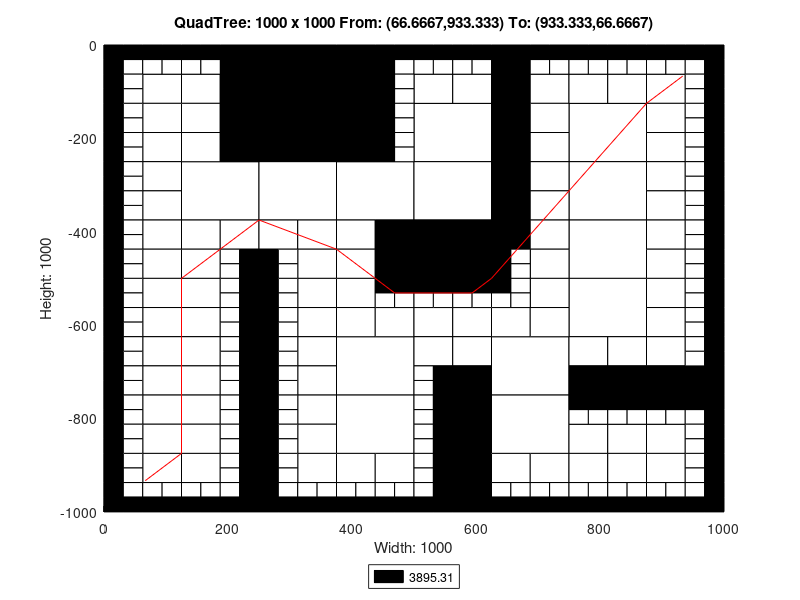

Recreate this plot in MATLAB.
axis([0 1000 -1000 0]);
title('QuadTree: 1000 x 1000 From: (66.6667,933.333) To: (933.333,66.6667)');
xlabel('Width: 1000');
ylabel('Height: 1000');
rectangle('Position',[250 -125 125 125], 'FaceColor',[0 0 0]);
rectangle('Position',[250 -250 125 125], 'FaceColor',[0 0 0]);
rectangle('Position',[125 -375 125 125], 'FaceColor',[1 1 1]);
rectangle('Position',[250 -375 125 125], 'FaceColor',[1 1 1]);
rectangle('Position',[375 -375 125 125], 'FaceColor',[1 1 1]);
rectangle('Position',[500 -250 125 125], 'FaceColor',[1 1 1]);
rectangle('Position',[750 -250 125 125], 'FaceColor',[1 1 1]);
rectangle('Position',[500 -375 125 125], 'FaceColor',[1 1 1]);
rectangle('Position',[500 -500 125 125], 'FaceColor',[0 0 0]);
rectangle('Position',[750 -375 125 125], 'FaceColor',[1 1 1]);
rectangle('Position',[750 -500 125 125], 'FaceColor',[1 1 1]);
rectangle('Position',[375 -750 125 125], 'FaceColor',[1 1 1]);
rectangle('Position',[375 -875 125 125], 'FaceColor',[1 1 1]);
rectangle('Position',[625 -750 125 125], 'FaceColor',[1 1 1]);
rectangle('Position',[750 -625 125 125], 'FaceColor',[1 1 1]);
rectangle('Position',[625 -875 125 125], 'FaceColor',[1 1 1]);
rectangle('Position',[62.5 -125 62.5 62.5], 'FaceColor',[1 1 1]);
rectangle('Position',[187.5 -62.5 62.5 62.5], 'FaceColor',[0 0 0]);
rectangle('Position',[125 -125 62.5 62.5], 'FaceColor',[1 1 1]);
rectangle('Position',[187.5 -125 62.5 62.5], 'FaceColor',[0 0 0]);
rectangle('Position',[62.5 -187.5 62.5 62.5], 'FaceColor',[1 1 1]);
rectangle('Position',[62.5 -250 62.5 62.5], 'FaceColor',[1 1 1]);
rectangle('Position',[125 -187.5 62.5 62.5], 'FaceColor',[1 1 1]);
rectangle('Position',[187.5 -187.5 62.5 62.5], 'FaceColor',[0 0 0]);
rectangle('Position',[125 -250 62.5 62.5], 'FaceColor',[1 1 1]);
rectangle('Position',[187.5 -250 62.5 62.5], 'FaceColor',[0 0 0]);
rectangle('Position',[375 -62.5 62.5 62.5], 'FaceColor',[0 0 0]);
rectangle('Position',[375 -125 62.5 62.5], 'FaceColor',[0 0 0]);
rectangle('Position',[375 -187.5 62.5 62.5], 'FaceColor',[0 0 0]);
rectangle('Position',[375 -250 62.5 62.5], 'FaceColor',[0 0 0]);
rectangle('Position',[62.5 -312.5 62.5 62.5], 'FaceColor',[1 1 1]);
rectangle('Position',[62.5 -375 62.5 62.5], 'FaceColor',[1 1 1]);
rectangle('Position',[62.5 -437.5 62.5 62.5], 'FaceColor',[1 1 1]);
rectangle('Position',[62.5 -500 62.5 62.5], 'FaceColor',[1 1 1]);
rectangle('Position',[125 -437.5 62.5 62.5], 'FaceColor',[1 1 1]);
rectangle('Position',[187.5 -437.5 62.5 62.5], 'FaceColor',[1 1 1]);
rectangle('Position',[125 -500 62.5 62.5], 'FaceColor',[1 1 1]);
rectangle('Position',[250 -437.5 62.5 62.5], 'FaceColor',[1 1 1]);
rectangle('Position',[312.5 -437.5 62.5 62.5], 'FaceColor',[1 1 1]);
rectangle('Position',[312.5 -500 62.5 62.5], 'FaceColor',[1 1 1]);
rectangle('Position',[375 -437.5 62.5 62.5], 'FaceColor',[1 1 1]);
rectangle('Position',[437.5 -437.5 62.5 62.5], 'FaceColor',[0 0 0]);
rectangle('Position',[375 -500 62.5 62.5], 'FaceColor',[1 1 1]);
rectangle('Position',[437.5 -500 62.5 62.5], 'FaceColor',[0 0 0]);
rectangle('Position',[500 -125 62.5 62.5], 'FaceColor',[1 1 1]);
rectangle('Position',[562.5 -125 62.5 62.5], 'FaceColor',[1 1 1]);
rectangle('Position',[625 -62.5 62.5 62.5], 'FaceColor',[0 0 0]);
rectangle('Position',[625 -125 62.5 62.5], 'FaceColor',[0 0 0]);
rectangle('Position',[687.5 -125 62.5 62.5], 'FaceColor',[1 1 1]);
rectangle('Position',[625 -187.5 62.5 62.5], 'FaceColor',[0 0 0]);
rectangle('Position',[687.5 -187.5 62.5 62.5], 'FaceColor',[1 1 1]);
rectangle('Position',[625 -250 62.5 62.5], 'FaceColor',[0 0 0]);
rectangle('Position',[687.5 -250 62.5 62.5], 'FaceColor',[1 1 1]);
rectangle('Position',[750 -125 62.5 62.5], 'FaceColor',[1 1 1]);
rectangle('Position',[812.5 -125 62.5 62.5], 'FaceColor',[1 1 1]);
rectangle('Position',[875 -125 62.5 62.5], 'FaceColor',[1 1 1]);
rectangle('Position',[875 -187.5 62.5 62.5], 'FaceColor',[1 1 1]);
rectangle('Position',[875 -250 62.5 62.5], 'FaceColor',[1 1 1]);
rectangle('Position',[625 -312.5 62.5 62.5], 'FaceColor',[0 0 0]);
rectangle('Position',[687.5 -312.5 62.5 62.5], 'FaceColor',[1 1 1]);
rectangle('Position',[625 -375 62.5 62.5], 'FaceColor',[0 0 0]);
rectangle('Position',[687.5 -375 62.5 62.5], 'FaceColor',[1 1 1]);
rectangle('Position',[625 -437.5 62.5 62.5], 'FaceColor',[0 0 0]);
rectangle('Position',[687.5 -437.5 62.5 62.5], 'FaceColor',[1 1 1]);
rectangle('Position',[687.5 -500 62.5 62.5], 'FaceColor',[1 1 1]);
rectangle('Position',[875 -312.5 62.5 62.5], 'FaceColor',[1 1 1]);
rectangle('Position',[875 -375 62.5 62.5], 'FaceColor',[1 1 1]);
rectangle('Position',[875 -437.5 62.5 62.5], 'FaceColor',[1 1 1]);
rectangle('Position',[875 -500 62.5 62.5], 'FaceColor',[1 1 1]);
rectangle('Position',[62.5 -562.5 62.5 62.5], 'FaceColor',[1 1 1]);
rectangle('Position',[62.5 -625 62.5 62.5], 'FaceColor',[1 1 1]);
rectangle('Position',[125 -562.5 62.5 62.5], 'FaceColor',[1 1 1]);
rectangle('Position',[125 -625 62.5 62.5], 'FaceColor',[1 1 1]);
rectangle('Position',[62.5 -687.5 62.5 62.5], 'FaceColor',[1 1 1]);
rectangle('Position',[62.5 -750 62.5 62.5], 'FaceColor',[1 1 1]);
rectangle('Position',[125 -687.5 62.5 62.5], 'FaceColor',[1 1 1]);
rectangle('Position',[125 -750 62.5 62.5], 'FaceColor',[1 1 1]);
rectangle('Position',[312.5 -562.5 62.5 62.5], 'FaceColor',[1 1 1]);
rectangle('Position',[312.5 -625 62.5 62.5], 'FaceColor',[1 1 1]);
rectangle('Position',[375 -562.5 62.5 62.5], 'FaceColor',[1 1 1]);
rectangle('Position',[375 -625 62.5 62.5], 'FaceColor',[1 1 1]);
rectangle('Position',[437.5 -625 62.5 62.5], 'FaceColor',[1 1 1]);
rectangle('Position',[312.5 -687.5 62.5 62.5], 'FaceColor',[1 1 1]);
rectangle('Position',[312.5 -750 62.5 62.5], 'FaceColor',[1 1 1]);
rectangle('Position',[62.5 -812.5 62.5 62.5], 'FaceColor',[1 1 1]);
rectangle('Position',[62.5 -875 62.5 62.5], 'FaceColor',[1 1 1]);
rectangle('Position',[125 -812.5 62.5 62.5], 'FaceColor',[1 1 1]);
rectangle('Position',[125 -875 62.5 62.5], 'FaceColor',[1 1 1]);
rectangle('Position',[62.5 -937.5 62.5 62.5], 'FaceColor',[1 1 1]);
rectangle('Position',[125 -937.5 62.5 62.5], 'FaceColor',[1 1 1]);
rectangle('Position',[312.5 -812.5 62.5 62.5], 'FaceColor',[1 1 1]);
rectangle('Position',[312.5 -875 62.5 62.5], 'FaceColor',[1 1 1]);
rectangle('Position',[312.5 -937.5 62.5 62.5], 'FaceColor',[1 1 1]);
rectangle('Position',[375 -937.5 62.5 62.5], 'FaceColor',[1 1 1]);
rectangle('Position',[437.5 -937.5 62.5 62.5], 'FaceColor',[1 1 1]);
rectangle('Position',[500 -625 62.5 62.5], 'FaceColor',[1 1 1]);
rectangle('Position',[562.5 -625 62.5 62.5], 'FaceColor',[1 1 1]);
rectangle('Position',[687.5 -562.5 62.5 62.5], 'FaceColor',[1 1 1]);
rectangle('Position',[625 -625 62.5 62.5], 'FaceColor',[1 1 1]);
rectangle('Position',[687.5 -625 62.5 62.5], 'FaceColor',[1 1 1]);
rectangle('Position',[500 -687.5 62.5 62.5], 'FaceColor',[1 1 1]);
rectangle('Position',[562.5 -687.5 62.5 62.5], 'FaceColor',[1 1 1]);
rectangle('Position',[562.5 -750 62.5 62.5], 'FaceColor',[0 0 0]);
rectangle('Position',[875 -562.5 62.5 62.5], 'FaceColor',[1 1 1]);
rectangle('Position',[875 -625 62.5 62.5], 'FaceColor',[1 1 1]);
rectangle('Position',[750 -687.5 62.5 62.5], 'FaceColor',[1 1 1]);
rectangle('Position',[812.5 -687.5 62.5 62.5], 'FaceColor',[1 1 1]);
rectangle('Position',[750 -750 62.5 62.5], 'FaceColor',[0 0 0]);
rectangle('Position',[812.5 -750 62.5 62.5], 'FaceColor',[0 0 0]);
rectangle('Position',[875 -687.5 62.5 62.5], 'FaceColor',[1 1 1]);
rectangle('Position',[875 -750 62.5 62.5], 'FaceColor',[0 0 0]);
rectangle('Position',[937.5 -750 62.5 62.5], 'FaceColor',[0 0 0]);
rectangle('Position',[562.5 -812.5 62.5 62.5], 'FaceColor',[0 0 0]);
rectangle('Position',[562.5 -875 62.5 62.5], 'FaceColor',[0 0 0]);
rectangle('Position',[562.5 -937.5 62.5 62.5], 'FaceColor',[0 0 0]);
rectangle('Position',[562.5 -1000 62.5 62.5], 'FaceColor',[0 0 0]);
rectangle('Position',[625 -937.5 62.5 62.5], 'FaceColor',[1 1 1]);
rectangle('Position',[687.5 -937.5 62.5 62.5], 'FaceColor',[1 1 1]);
rectangle('Position',[750 -875 62.5 62.5], 'FaceColor',[1 1 1]);
rectangle('Position',[812.5 -875 62.5 62.5], 'FaceColor',[1 1 1]);
rectangle('Position',[875 -875 62.5 62.5], 'FaceColor',[1 1 1]);
rectangle('Position',[750 -937.5 62.5 62.5], 'FaceColor',[1 1 1]);
rectangle('Position',[812.5 -937.5 62.5 62.5], 'FaceColor',[1 1 1]);
rectangle('Position',[875 -937.5 62.5 62.5], 'FaceColor',[1 1 1]);
rectangle('Position',[0 -31.25 31.25 31.25], 'FaceColor',[0 0 0]);
rectangle('Position',[31.25 -31.25 31.25 31.25], 'FaceColor',[0 0 0]);
rectangle('Position',[0 -62.5 31.25 31.25], 'FaceColor',[0 0 0]);
rectangle('Position',[31.25 -62.5 31.25 31.25], 'FaceColor',[1 1 1]);
rectangle('Position',[62.5 -31.25 31.25 31.25], 'FaceColor',[0 0 0]);
rectangle('Position',[93.75 -31.25 31.25 31.25], 'FaceColor',[0 0 0]);
rectangle('Position',[62.5 -62.5 31.25 31.25], 'FaceColor',[1 1 1]);
rectangle('Position',[93.75 -62.5 31.25 31.25], 'FaceColor',[1 1 1]);
rectangle('Position',[0 -93.75 31.25 31.25], 'FaceColor',[0 0 0]);
rectangle('Position',[31.25 -93.75 31.25 31.25], 'FaceColor',[1 1 1]);
rectangle('Position',[0 -125 31.25 31.25], 'FaceColor',[0 0 0]);
rectangle('Position',[31.25 -125 31.25 31.25], 'FaceColor',[1 1 1]);
rectangle('Position',[125 -31.25 31.25 31.25], 'FaceColor',[0 0 0]);
rectangle('Position',[156.25 -31.25 31.25 31.25], 'FaceColor',[0 0 0]);
rectangle('Position',[125 -62.5 31.25 31.25], 'FaceColor',[1 1 1]);
rectangle('Position',[156.25 -62.5 31.25 31.25], 'FaceColor',[1 1 1]);
rectangle('Position',[0 -156.25 31.25 31.25], 'FaceColor',[0 0 0]);
rectangle('Position',[31.25 -156.25 31.25 31.25], 'FaceColor',[1 1 1]);
rectangle('Position',[0 -187.5 31.25 31.25], 'FaceColor',[0 0 0]);
rectangle('Position',[31.25 -187.5 31.25 31.25], 'FaceColor',[1 1 1]);
rectangle('Position',[0 -218.75 31.25 31.25], 'FaceColor',[0 0 0]);
rectangle('Position',[31.25 -218.75 31.25 31.25], 'FaceColor',[1 1 1]);
rectangle('Position',[0 -250 31.25 31.25], 'FaceColor',[0 0 0]);
rectangle('Position',[31.25 -250 31.25 31.25], 'FaceColor',[1 1 1]);
rectangle('Position',[437.5 -31.25 31.25 31.25], 'FaceColor',[0 0 0]);
rectangle('Position',[468.75 -31.25 31.25 31.25], 'FaceColor',[0 0 0]);
rectangle('Position',[437.5 -62.5 31.25 31.25], 'FaceColor',[0 0 0]);
rectangle('Position',[468.75 -62.5 31.25 31.25], 'FaceColor',[1 1 1]);
rectangle('Position',[437.5 -93.75 31.25 31.25], 'FaceColor',[0 0 0]);
rectangle('Position',[468.75 -93.75 31.25 31.25], 'FaceColor',[1 1 1]);
rectangle('Position',[437.5 -125 31.25 31.25], 'FaceColor',[0 0 0]);
rectangle('Position',[468.75 -125 31.25 31.25], 'FaceColor',[1 1 1]);
rectangle('Position',[437.5 -156.25 31.25 31.25], 'FaceColor',[0 0 0]);
rectangle('Position',[468.75 -156.25 31.25 31.25], 'FaceColor',[1 1 1]);
rectangle('Position',[437.5 -187.5 31.25 31.25], 'FaceColor',[0 0 0]);
rectangle('Position',[468.75 -187.5 31.25 31.25], 'FaceColor',[1 1 1]);
rectangle('Position',[437.5 -218.75 31.25 31.25], 'FaceColor',[0 0 0]);
rectangle('Position',[468.75 -218.75 31.25 31.25], 'FaceColor',[1 1 1]);
rectangle('Position',[437.5 -250 31.25 31.25], 'FaceColor',[0 0 0]);
rectangle('Position',[468.75 -250 31.25 31.25], 'FaceColor',[1 1 1]);
rectangle('Position',[0 -281.25 31.25 31.25], 'FaceColor',[0 0 0]);
rectangle('Position',[31.25 -281.25 31.25 31.25], 'FaceColor',[1 1 1]);
rectangle('Position',[0 -312.5 31.25 31.25], 'FaceColor',[0 0 0]);
rectangle('Position',[31.25 -312.5 31.25 31.25], 'FaceColor',[1 1 1]);
rectangle('Position',[0 -343.75 31.25 31.25], 'FaceColor',[0 0 0]);
rectangle('Position',[31.25 -343.75 31.25 31.25], 'FaceColor',[1 1 1]);
rectangle('Position',[0 -375 31.25 31.25], 'FaceColor',[0 0 0]);
rectangle('Position',[31.25 -375 31.25 31.25], 'FaceColor',[1 1 1]);
rectangle('Position',[0 -406.25 31.25 31.25], 'FaceColor',[0 0 0]);
rectangle('Position',[31.25 -406.25 31.25 31.25], 'FaceColor',[1 1 1]);
rectangle('Position',[0 -437.5 31.25 31.25], 'FaceColor',[0 0 0]);
rectangle('Position',[31.25 -437.5 31.25 31.25], 'FaceColor',[1 1 1]);
rectangle('Position',[0 -468.75 31.25 31.25], 'FaceColor',[0 0 0]);
rectangle('Position',[31.25 -468.75 31.25 31.25], 'FaceColor',[1 1 1]);
rectangle('Position',[0 -500 31.25 31.25], 'FaceColor',[0 0 0]);
rectangle('Position',[31.25 -500 31.25 31.25], 'FaceColor',[1 1 1]);
rectangle('Position',[187.5 -468.75 31.25 31.25], 'FaceColor',[1 1 1]);
rectangle('Position',[218.75 -468.75 31.25 31.25], 'FaceColor',[0 0 0]);
rectangle('Position',[187.5 -500 31.25 31.25], 'FaceColor',[1 1 1]);
rectangle('Position',[218.75 -500 31.25 31.25], 'FaceColor',[0 0 0]);
rectangle('Position',[250 -468.75 31.25 31.25], 'FaceColor',[0 0 0]);
rectangle('Position',[281.25 -468.75 31.25 31.25], 'FaceColor',[1 1 1]);
rectangle('Position',[250 -500 31.25 31.25], 'FaceColor',[0 0 0]);
rectangle('Position',[281.25 -500 31.25 31.25], 'FaceColor',[1 1 1]);
rectangle('Position',[500 -31.25 31.25 31.25], 'FaceColor',[0 0 0]);
rectangle('Position',[531.25 -31.25 31.25 31.25], 'FaceColor',[0 0 0]);
rectangle('Position',[500 -62.5 31.25 31.25], 'FaceColor',[1 1 1]);
rectangle('Position',[531.25 -62.5 31.25 31.25], 'FaceColor',[1 1 1]);
rectangle('Position',[562.5 -31.25 31.25 31.25], 'FaceColor',[0 0 0]);
rectangle('Position',[593.75 -31.25 31.25 31.25], 'FaceColor',[0 0 0]);
rectangle('Position',[562.5 -62.5 31.25 31.25], 'FaceColor',[1 1 1]);
rectangle('Position',[593.75 -62.5 31.25 31.25], 'FaceColor',[1 1 1]);
rectangle('Position',[687.5 -31.25 31.25 31.25], 'FaceColor',[0 0 0]);
rectangle('Position',[718.75 -31.25 31.25 31.25], 'FaceColor',[0 0 0]);
rectangle('Position',[687.5 -62.5 31.25 31.25], 'FaceColor',[1 1 1]);
rectangle('Position',[718.75 -62.5 31.25 31.25], 'FaceColor',[1 1 1]);
rectangle('Position',[750 -31.25 31.25 31.25], 'FaceColor',[0 0 0]);
rectangle('Position',[781.25 -31.25 31.25 31.25], 'FaceColor',[0 0 0]);
rectangle('Position',[750 -62.5 31.25 31.25], 'FaceColor',[1 1 1]);
rectangle('Position',[781.25 -62.5 31.25 31.25], 'FaceColor',[1 1 1]);
rectangle('Position',[812.5 -31.25 31.25 31.25], 'FaceColor',[0 0 0]);
rectangle('Position',[843.75 -31.25 31.25 31.25], 'FaceColor',[0 0 0]);
rectangle('Position',[812.5 -62.5 31.25 31.25], 'FaceColor',[1 1 1]);
rectangle('Position',[843.75 -62.5 31.25 31.25], 'FaceColor',[1 1 1]);
rectangle('Position',[875 -31.25 31.25 31.25], 'FaceColor',[0 0 0]);
rectangle('Position',[906.25 -31.25 31.25 31.25], 'FaceColor',[0 0 0]);
rectangle('Position',[875 -62.5 31.25 31.25], 'FaceColor',[1 1 1]);
rectangle('Position',[906.25 -62.5 31.25 31.25], 'FaceColor',[1 1 1]);
rectangle('Position',[937.5 -31.25 31.25 31.25], 'FaceColor',[0 0 0]);
rectangle('Position',[968.75 -31.25 31.25 31.25], 'FaceColor',[0 0 0]);
rectangle('Position',[937.5 -62.5 31.25 31.25], 'FaceColor',[1 1 1]);
rectangle('Position',[968.75 -62.5 31.25 31.25], 'FaceColor',[0 0 0]);
rectangle('Position',[937.5 -93.75 31.25 31.25], 'FaceColor',[1 1 1]);
rectangle('Position',[968.75 -93.75 31.25 31.25], 'FaceColor',[0 0 0]);
rectangle('Position',[937.5 -125 31.25 31.25], 'FaceColor',[1 1 1]);
rectangle('Position',[968.75 -125 31.25 31.25], 'FaceColor',[0 0 0]);
rectangle('Position',[937.5 -156.25 31.25 31.25], 'FaceColor',[1 1 1]);
rectangle('Position',[968.75 -156.25 31.25 31.25], 'FaceColor',[0 0 0]);
rectangle('Position',[937.5 -187.5 31.25 31.25], 'FaceColor',[1 1 1]);
rectangle('Position',[968.75 -187.5 31.25 31.25], 'FaceColor',[0 0 0]);
rectangle('Position',[937.5 -218.75 31.25 31.25], 'FaceColor',[1 1 1]);
rectangle('Position',[968.75 -218.75 31.25 31.25], 'FaceColor',[0 0 0]);
rectangle('Position',[937.5 -250 31.25 31.25], 'FaceColor',[1 1 1]);
rectangle('Position',[968.75 -250 31.25 31.25], 'FaceColor',[0 0 0]);
rectangle('Position',[625 -468.75 31.25 31.25], 'FaceColor',[0 0 0]);
rectangle('Position',[656.25 -468.75 31.25 31.25], 'FaceColor',[1 1 1]);
rectangle('Position',[625 -500 31.25 31.25], 'FaceColor',[0 0 0]);
rectangle('Position',[656.25 -500 31.25 31.25], 'FaceColor',[1 1 1]);
rectangle('Position',[937.5 -281.25 31.25 31.25], 'FaceColor',[1 1 1]);
rectangle('Position',[968.75 -281.25 31.25 31.25], 'FaceColor',[0 0 0]);
rectangle('Position',[937.5 -312.5 31.25 31.25], 'FaceColor',[1 1 1]);
rectangle('Position',[968.75 -312.5 31.25 31.25], 'FaceColor',[0 0 0]);
rectangle('Position',[937.5 -343.75 31.25 31.25], 'FaceColor',[1 1 1]);
rectangle('Position',[968.75 -343.75 31.25 31.25], 'FaceColor',[0 0 0]);
rectangle('Position',[937.5 -375 31.25 31.25], 'FaceColor',[1 1 1]);
rectangle('Position',[968.75 -375 31.25 31.25], 'FaceColor',[0 0 0]);
rectangle('Position',[937.5 -406.25 31.25 31.25], 'FaceColor',[1 1 1]);
rectangle('Position',[968.75 -406.25 31.25 31.25], 'FaceColor',[0 0 0]);
rectangle('Position',[937.5 -437.5 31.25 31.25], 'FaceColor',[1 1 1]);
rectangle('Position',[968.75 -437.5 31.25 31.25], 'FaceColor',[0 0 0]);
rectangle('Position',[937.5 -468.75 31.25 31.25], 'FaceColor',[1 1 1]);
rectangle('Position',[968.75 -468.75 31.25 31.25], 'FaceColor',[0 0 0]);
rectangle('Position',[937.5 -500 31.25 31.25], 'FaceColor',[1 1 1]);
rectangle('Position',[968.75 -500 31.25 31.25], 'FaceColor',[0 0 0]);
rectangle('Position',[0 -531.25 31.25 31.25], 'FaceColor',[0 0 0]);
rectangle('Position',[31.25 -531.25 31.25 31.25], 'FaceColor',[1 1 1]);
rectangle('Position',[0 -562.5 31.25 31.25], 'FaceColor',[0 0 0]);
rectangle('Position',[31.25 -562.5 31.25 31.25], 'FaceColor',[1 1 1]);
rectangle('Position',[0 -593.75 31.25 31.25], 'FaceColor',[0 0 0]);
rectangle('Position',[31.25 -593.75 31.25 31.25], 'FaceColor',[1 1 1]);
rectangle('Position',[0 -625 31.25 31.25], 'FaceColor',[0 0 0]);
rectangle('Position',[31.25 -625 31.25 31.25], 'FaceColor',[1 1 1]);
rectangle('Position',[187.5 -531.25 31.25 31.25], 'FaceColor',[1 1 1]);
rectangle('Position',[218.75 -531.25 31.25 31.25], 'FaceColor',[0 0 0]);
rectangle('Position',[187.5 -562.5 31.25 31.25], 'FaceColor',[1 1 1]);
rectangle('Position',[218.75 -562.5 31.25 31.25], 'FaceColor',[0 0 0]);
rectangle('Position',[187.5 -593.75 31.25 31.25], 'FaceColor',[1 1 1]);
rectangle('Position',[218.75 -593.75 31.25 31.25], 'FaceColor',[0 0 0]);
rectangle('Position',[187.5 -625 31.25 31.25], 'FaceColor',[1 1 1]);
rectangle('Position',[218.75 -625 31.25 31.25], 'FaceColor',[0 0 0]);
rectangle('Position',[0 -656.25 31.25 31.25], 'FaceColor',[0 0 0]);
rectangle('Position',[31.25 -656.25 31.25 31.25], 'FaceColor',[1 1 1]);
rectangle('Position',[0 -687.5 31.25 31.25], 'FaceColor',[0 0 0]);
rectangle('Position',[31.25 -687.5 31.25 31.25], 'FaceColor',[1 1 1]);
rectangle('Position',[0 -718.75 31.25 31.25], 'FaceColor',[0 0 0]);
rectangle('Position',[31.25 -718.75 31.25 31.25], 'FaceColor',[1 1 1]);
rectangle('Position',[0 -750 31.25 31.25], 'FaceColor',[0 0 0]);
rectangle('Position',[31.25 -750 31.25 31.25], 'FaceColor',[1 1 1]);
rectangle('Position',[187.5 -656.25 31.25 31.25], 'FaceColor',[1 1 1]);
rectangle('Position',[218.75 -656.25 31.25 31.25], 'FaceColor',[0 0 0]);
rectangle('Position',[187.5 -687.5 31.25 31.25], 'FaceColor',[1 1 1]);
rectangle('Position',[218.75 -687.5 31.25 31.25], 'FaceColor',[0 0 0]);
rectangle('Position',[187.5 -718.75 31.25 31.25], 'FaceColor',[1 1 1]);
rectangle('Position',[218.75 -718.75 31.25 31.25], 'FaceColor',[0 0 0]);
rectangle('Position',[187.5 -750 31.25 31.25], 'FaceColor',[1 1 1]);
rectangle('Position',[218.75 -750 31.25 31.25], 'FaceColor',[0 0 0]);
rectangle('Position',[250 -531.25 31.25 31.25], 'FaceColor',[0 0 0]);
rectangle('Position',[281.25 -531.25 31.25 31.25], 'FaceColor',[1 1 1]);
rectangle('Position',[250 -562.5 31.25 31.25], 'FaceColor',[0 0 0]);
rectangle('Position',[281.25 -562.5 31.25 31.25], 'FaceColor',[1 1 1]);
rectangle('Position',[250 -593.75 31.25 31.25], 'FaceColor',[0 0 0]);
rectangle('Position',[281.25 -593.75 31.25 31.25], 'FaceColor',[1 1 1]);
rectangle('Position',[250 -625 31.25 31.25], 'FaceColor',[0 0 0]);
rectangle('Position',[281.25 -625 31.25 31.25], 'FaceColor',[1 1 1]);
rectangle('Position',[437.5 -531.25 31.25 31.25], 'FaceColor',[0 0 0]);
rectangle('Position',[468.75 -531.25 31.25 31.25], 'FaceColor',[0 0 0]);
rectangle('Position',[437.5 -562.5 31.25 31.25], 'FaceColor',[1 1 1]);
rectangle('Position',[468.75 -562.5 31.25 31.25], 'FaceColor',[1 1 1]);
rectangle('Position',[250 -656.25 31.25 31.25], 'FaceColor',[0 0 0]);
rectangle('Position',[281.25 -656.25 31.25 31.25], 'FaceColor',[1 1 1]);
rectangle('Position',[250 -687.5 31.25 31.25], 'FaceColor',[0 0 0]);
rectangle('Position',[281.25 -687.5 31.25 31.25], 'FaceColor',[1 1 1]);
rectangle('Position',[250 -718.75 31.25 31.25], 'FaceColor',[0 0 0]);
rectangle('Position',[281.25 -718.75 31.25 31.25], 'FaceColor',[1 1 1]);
rectangle('Position',[250 -750 31.25 31.25], 'FaceColor',[0 0 0]);
rectangle('Position',[281.25 -750 31.25 31.25], 'FaceColor',[1 1 1]);
rectangle('Position',[0 -781.25 31.25 31.25], 'FaceColor',[0 0 0]);
rectangle('Position',[31.25 -781.25 31.25 31.25], 'FaceColor',[1 1 1]);
rectangle('Position',[0 -812.5 31.25 31.25], 'FaceColor',[0 0 0]);
rectangle('Position',[31.25 -812.5 31.25 31.25], 'FaceColor',[1 1 1]);
rectangle('Position',[0 -843.75 31.25 31.25], 'FaceColor',[0 0 0]);
rectangle('Position',[31.25 -843.75 31.25 31.25], 'FaceColor',[1 1 1]);
rectangle('Position',[0 -875 31.25 31.25], 'FaceColor',[0 0 0]);
rectangle('Position',[31.25 -875 31.25 31.25], 'FaceColor',[1 1 1]);
rectangle('Position',[187.5 -781.25 31.25 31.25], 'FaceColor',[1 1 1]);
rectangle('Position',[218.75 -781.25 31.25 31.25], 'FaceColor',[0 0 0]);
rectangle('Position',[187.5 -812.5 31.25 31.25], 'FaceColor',[1 1 1]);
rectangle('Position',[218.75 -812.5 31.25 31.25], 'FaceColor',[0 0 0]);
rectangle('Position',[187.5 -843.75 31.25 31.25], 'FaceColor',[1 1 1]);
rectangle('Position',[218.75 -843.75 31.25 31.25], 'FaceColor',[0 0 0]);
rectangle('Position',[187.5 -875 31.25 31.25], 'FaceColor',[1 1 1]);
rectangle('Position',[218.75 -875 31.25 31.25], 'FaceColor',[0 0 0]);
rectangle('Position',[0 -906.25 31.25 31.25], 'FaceColor',[0 0 0]);
rectangle('Position',[31.25 -906.25 31.25 31.25], 'FaceColor',[1 1 1]);
rectangle('Position',[0 -937.5 31.25 31.25], 'FaceColor',[0 0 0]);
rectangle('Position',[31.25 -937.5 31.25 31.25], 'FaceColor',[1 1 1]);
rectangle('Position',[0 -968.75 31.25 31.25], 'FaceColor',[0 0 0]);
rectangle('Position',[31.25 -968.75 31.25 31.25], 'FaceColor',[1 1 1]);
rectangle('Position',[0 -1000 31.25 31.25], 'FaceColor',[0 0 0]);
rectangle('Position',[31.25 -1000 31.25 31.25], 'FaceColor',[0 0 0]);
rectangle('Position',[62.5 -968.75 31.25 31.25], 'FaceColor',[1 1 1]);
rectangle('Position',[93.75 -968.75 31.25 31.25], 'FaceColor',[1 1 1]);
rectangle('Position',[62.5 -1000 31.25 31.25], 'FaceColor',[0 0 0]);
rectangle('Position',[93.75 -1000 31.25 31.25], 'FaceColor',[0 0 0]);
rectangle('Position',[187.5 -906.25 31.25 31.25], 'FaceColor',[1 1 1]);
rectangle('Position',[218.75 -906.25 31.25 31.25], 'FaceColor',[0 0 0]);
rectangle('Position',[187.5 -937.5 31.25 31.25], 'FaceColor',[1 1 1]);
rectangle('Position',[218.75 -937.5 31.25 31.25], 'FaceColor',[0 0 0]);
rectangle('Position',[125 -968.75 31.25 31.25], 'FaceColor',[1 1 1]);
rectangle('Position',[156.25 -968.75 31.25 31.25], 'FaceColor',[1 1 1]);
rectangle('Position',[125 -1000 31.25 31.25], 'FaceColor',[0 0 0]);
rectangle('Position',[156.25 -1000 31.25 31.25], 'FaceColor',[0 0 0]);
rectangle('Position',[187.5 -968.75 31.25 31.25], 'FaceColor',[1 1 1]);
rectangle('Position',[218.75 -968.75 31.25 31.25], 'FaceColor',[0 0 0]);
rectangle('Position',[187.5 -1000 31.25 31.25], 'FaceColor',[0 0 0]);
rectangle('Position',[218.75 -1000 31.25 31.25], 'FaceColor',[0 0 0]);
rectangle('Position',[250 -781.25 31.25 31.25], 'FaceColor',[0 0 0]);
rectangle('Position',[281.25 -781.25 31.25 31.25], 'FaceColor',[1 1 1]);
rectangle('Position',[250 -812.5 31.25 31.25], 'FaceColor',[0 0 0]);
rectangle('Position',[281.25 -812.5 31.25 31.25], 'FaceColor',[1 1 1]);
rectangle('Position',[250 -843.75 31.25 31.25], 'FaceColor',[0 0 0]);
rectangle('Position',[281.25 -843.75 31.25 31.25], 'FaceColor',[1 1 1]);
rectangle('Position',[250 -875 31.25 31.25], 'FaceColor',[0 0 0]);
rectangle('Position',[281.25 -875 31.25 31.25], 'FaceColor',[1 1 1]);
rectangle('Position',[250 -906.25 31.25 31.25], 'FaceColor',[0 0 0]);
rectangle('Position',[281.25 -906.25 31.25 31.25], 'FaceColor',[1 1 1]);
rectangle('Position',[250 -937.5 31.25 31.25], 'FaceColor',[0 0 0]);
rectangle('Position',[281.25 -937.5 31.25 31.25], 'FaceColor',[1 1 1]);
rectangle('Position',[250 -968.75 31.25 31.25], 'FaceColor',[0 0 0]);
rectangle('Position',[281.25 -968.75 31.25 31.25], 'FaceColor',[1 1 1]);
rectangle('Position',[250 -1000 31.25 31.25], 'FaceColor',[0 0 0]);
rectangle('Position',[281.25 -1000 31.25 31.25], 'FaceColor',[0 0 0]);
rectangle('Position',[312.5 -968.75 31.25 31.25], 'FaceColor',[1 1 1]);
rectangle('Position',[343.75 -968.75 31.25 31.25], 'FaceColor',[1 1 1]);
rectangle('Position',[312.5 -1000 31.25 31.25], 'FaceColor',[0 0 0]);
rectangle('Position',[343.75 -1000 31.25 31.25], 'FaceColor',[0 0 0]);
rectangle('Position',[375 -968.75 31.25 31.25], 'FaceColor',[1 1 1]);
rectangle('Position',[406.25 -968.75 31.25 31.25], 'FaceColor',[1 1 1]);
rectangle('Position',[375 -1000 31.25 31.25], 'FaceColor',[0 0 0]);
rectangle('Position',[406.25 -1000 31.25 31.25], 'FaceColor',[0 0 0]);
rectangle('Position',[437.5 -968.75 31.25 31.25], 'FaceColor',[1 1 1]);
rectangle('Position',[468.75 -968.75 31.25 31.25], 'FaceColor',[1 1 1]);
rectangle('Position',[437.5 -1000 31.25 31.25], 'FaceColor',[0 0 0]);
rectangle('Position',[468.75 -1000 31.25 31.25], 'FaceColor',[0 0 0]);
rectangle('Position',[500 -531.25 31.25 31.25], 'FaceColor',[0 0 0]);
rectangle('Position',[531.25 -531.25 31.25 31.25], 'FaceColor',[0 0 0]);
rectangle('Position',[500 -562.5 31.25 31.25], 'FaceColor',[1 1 1]);
rectangle('Position',[531.25 -562.5 31.25 31.25], 'FaceColor',[1 1 1]);
rectangle('Position',[562.5 -531.25 31.25 31.25], 'FaceColor',[0 0 0]);
rectangle('Position',[593.75 -531.25 31.25 31.25], 'FaceColor',[0 0 0]);
rectangle('Position',[562.5 -562.5 31.25 31.25], 'FaceColor',[1 1 1]);
rectangle('Position',[593.75 -562.5 31.25 31.25], 'FaceColor',[1 1 1]);
rectangle('Position',[625 -531.25 31.25 31.25], 'FaceColor',[0 0 0]);
rectangle('Position',[656.25 -531.25 31.25 31.25], 'FaceColor',[1 1 1]);
rectangle('Position',[625 -562.5 31.25 31.25], 'FaceColor',[1 1 1]);
rectangle('Position',[656.25 -562.5 31.25 31.25], 'FaceColor',[1 1 1]);
rectangle('Position',[500 -718.75 31.25 31.25], 'FaceColor',[1 1 1]);
rectangle('Position',[531.25 -718.75 31.25 31.25], 'FaceColor',[0 0 0]);
rectangle('Position',[500 -750 31.25 31.25], 'FaceColor',[1 1 1]);
rectangle('Position',[531.25 -750 31.25 31.25], 'FaceColor',[0 0 0]);
rectangle('Position',[937.5 -531.25 31.25 31.25], 'FaceColor',[1 1 1]);
rectangle('Position',[968.75 -531.25 31.25 31.25], 'FaceColor',[0 0 0]);
rectangle('Position',[937.5 -562.5 31.25 31.25], 'FaceColor',[1 1 1]);
rectangle('Position',[968.75 -562.5 31.25 31.25], 'FaceColor',[0 0 0]);
rectangle('Position',[937.5 -593.75 31.25 31.25], 'FaceColor',[1 1 1]);
rectangle('Position',[968.75 -593.75 31.25 31.25], 'FaceColor',[0 0 0]);
rectangle('Position',[937.5 -625 31.25 31.25], 'FaceColor',[1 1 1]);
rectangle('Position',[968.75 -625 31.25 31.25], 'FaceColor',[0 0 0]);
rectangle('Position',[937.5 -656.25 31.25 31.25], 'FaceColor',[1 1 1]);
rectangle('Position',[968.75 -656.25 31.25 31.25], 'FaceColor',[0 0 0]);
rectangle('Position',[937.5 -687.5 31.25 31.25], 'FaceColor',[1 1 1]);
rectangle('Position',[968.75 -687.5 31.25 31.25], 'FaceColor',[0 0 0]);
rectangle('Position',[500 -781.25 31.25 31.25], 'FaceColor',[1 1 1]);
rectangle('Position',[531.25 -781.25 31.25 31.25], 'FaceColor',[0 0 0]);
rectangle('Position',[500 -812.5 31.25 31.25], 'FaceColor',[1 1 1]);
rectangle('Position',[531.25 -812.5 31.25 31.25], 'FaceColor',[0 0 0]);
rectangle('Position',[500 -843.75 31.25 31.25], 'FaceColor',[1 1 1]);
rectangle('Position',[531.25 -843.75 31.25 31.25], 'FaceColor',[0 0 0]);
rectangle('Position',[500 -875 31.25 31.25], 'FaceColor',[1 1 1]);
rectangle('Position',[531.25 -875 31.25 31.25], 'FaceColor',[0 0 0]);
rectangle('Position',[500 -906.25 31.25 31.25], 'FaceColor',[1 1 1]);
rectangle('Position',[531.25 -906.25 31.25 31.25], 'FaceColor',[0 0 0]);
rectangle('Position',[500 -937.5 31.25 31.25], 'FaceColor',[1 1 1]);
rectangle('Position',[531.25 -937.5 31.25 31.25], 'FaceColor',[0 0 0]);
rectangle('Position',[500 -968.75 31.25 31.25], 'FaceColor',[1 1 1]);
rectangle('Position',[531.25 -968.75 31.25 31.25], 'FaceColor',[0 0 0]);
rectangle('Position',[500 -1000 31.25 31.25], 'FaceColor',[0 0 0]);
rectangle('Position',[531.25 -1000 31.25 31.25], 'FaceColor',[0 0 0]);
rectangle('Position',[625 -968.75 31.25 31.25], 'FaceColor',[1 1 1]);
rectangle('Position',[656.25 -968.75 31.25 31.25], 'FaceColor',[1 1 1]);
rectangle('Position',[625 -1000 31.25 31.25], 'FaceColor',[0 0 0]);
rectangle('Position',[656.25 -1000 31.25 31.25], 'FaceColor',[0 0 0]);
rectangle('Position',[687.5 -968.75 31.25 31.25], 'FaceColor',[1 1 1]);
rectangle('Position',[718.75 -968.75 31.25 31.25], 'FaceColor',[1 1 1]);
rectangle('Position',[687.5 -1000 31.25 31.25], 'FaceColor',[0 0 0]);
rectangle('Position',[718.75 -1000 31.25 31.25], 'FaceColor',[0 0 0]);
rectangle('Position',[750 -781.25 31.25 31.25], 'FaceColor',[0 0 0]);
rectangle('Position',[781.25 -781.25 31.25 31.25], 'FaceColor',[0 0 0]);
rectangle('Position',[750 -812.5 31.25 31.25], 'FaceColor',[1 1 1]);
rectangle('Position',[781.25 -812.5 31.25 31.25], 'FaceColor',[1 1 1]);
rectangle('Position',[812.5 -781.25 31.25 31.25], 'FaceColor',[0 0 0]);
rectangle('Position',[843.75 -781.25 31.25 31.25], 'FaceColor',[0 0 0]);
rectangle('Position',[812.5 -812.5 31.25 31.25], 'FaceColor',[1 1 1]);
rectangle('Position',[843.75 -812.5 31.25 31.25], 'FaceColor',[1 1 1]);
rectangle('Position',[875 -781.25 31.25 31.25], 'FaceColor',[0 0 0]);
rectangle('Position',[906.25 -781.25 31.25 31.25], 'FaceColor',[0 0 0]);
rectangle('Position',[875 -812.5 31.25 31.25], 'FaceColor',[1 1 1]);
rectangle('Position',[906.25 -812.5 31.25 31.25], 'FaceColor',[1 1 1]);
rectangle('Position',[937.5 -781.25 31.25 31.25], 'FaceColor',[0 0 0]);
rectangle('Position',[968.75 -781.25 31.25 31.25], 'FaceColor',[0 0 0]);
rectangle('Position',[937.5 -812.5 31.25 31.25], 'FaceColor',[1 1 1]);
rectangle('Position',[968.75 -812.5 31.25 31.25], 'FaceColor',[0 0 0]);
rectangle('Position',[937.5 -843.75 31.25 31.25], 'FaceColor',[1 1 1]);
rectangle('Position',[968.75 -843.75 31.25 31.25], 'FaceColor',[0 0 0]);
rectangle('Position',[937.5 -875 31.25 31.25], 'FaceColor',[1 1 1]);
rectangle('Position',[968.75 -875 31.25 31.25], 'FaceColor',[0 0 0]);
rectangle('Position',[750 -968.75 31.25 31.25], 'FaceColor',[1 1 1]);
rectangle('Position',[781.25 -968.75 31.25 31.25], 'FaceColor',[1 1 1]);
rectangle('Position',[750 -1000 31.25 31.25], 'FaceColor',[0 0 0]);
rectangle('Position',[781.25 -1000 31.25 31.25], 'FaceColor',[0 0 0]);
rectangle('Position',[812.5 -968.75 31.25 31.25], 'FaceColor',[1 1 1]);
rectangle('Position',[843.75 -968.75 31.25 31.25], 'FaceColor',[1 1 1]);
rectangle('Position',[812.5 -1000 31.25 31.25], 'FaceColor',[0 0 0]);
rectangle('Position',[843.75 -1000 31.25 31.25], 'FaceColor',[0 0 0]);
rectangle('Position',[937.5 -906.25 31.25 31.25], 'FaceColor',[1 1 1]);
rectangle('Position',[968.75 -906.25 31.25 31.25], 'FaceColor',[0 0 0]);
rectangle('Position',[937.5 -937.5 31.25 31.25], 'FaceColor',[1 1 1]);
rectangle('Position',[968.75 -937.5 31.25 31.25], 'FaceColor',[0 0 0]);
rectangle('Position',[875 -968.75 31.25 31.25], 'FaceColor',[1 1 1]);
rectangle('Position',[906.25 -968.75 31.25 31.25], 'FaceColor',[1 1 1]);
rectangle('Position',[875 -1000 31.25 31.25], 'FaceColor',[0 0 0]);
rectangle('Position',[906.25 -1000 31.25 31.25], 'FaceColor',[0 0 0]);
rectangle('Position',[937.5 -968.75 31.25 31.25], 'FaceColor',[1 1 1]);
rectangle('Position',[968.75 -968.75 31.25 31.25], 'FaceColor',[0 0 0]);
rectangle('Position',[937.5 -1000 31.25 31.25], 'FaceColor',[0 0 0]);
rectangle('Position',[968.75 -1000 31.25 31.25], 'FaceColor',[0 0 0]);
X=[933.333,933.333,875,750,750,625,625,625,593.75,562.5,531.25,500,468.75,468.75,468.75,437.5,375,250,250,187.5,187.5,125,125,125,125,125,125,125,66.6667];
Y=[-66.6667,-66.6667,-125,-312.5,-312.5,-500,-500,-500,-531.25,-531.25,-531.25,-531.25,-531.25,-531.25,-531.25,-500,-437.5,-375,-375,-437.5,-437.5,-500,-625,-625,-750,-750,-875,-875,-933.333];
hold on;
plot(X,Y,'r');
legend('3895.31','Location','southoutside');
